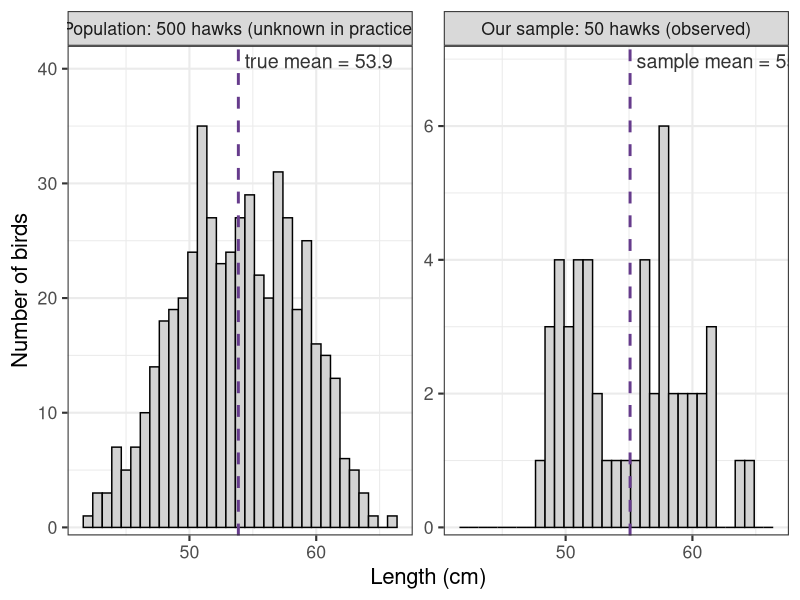
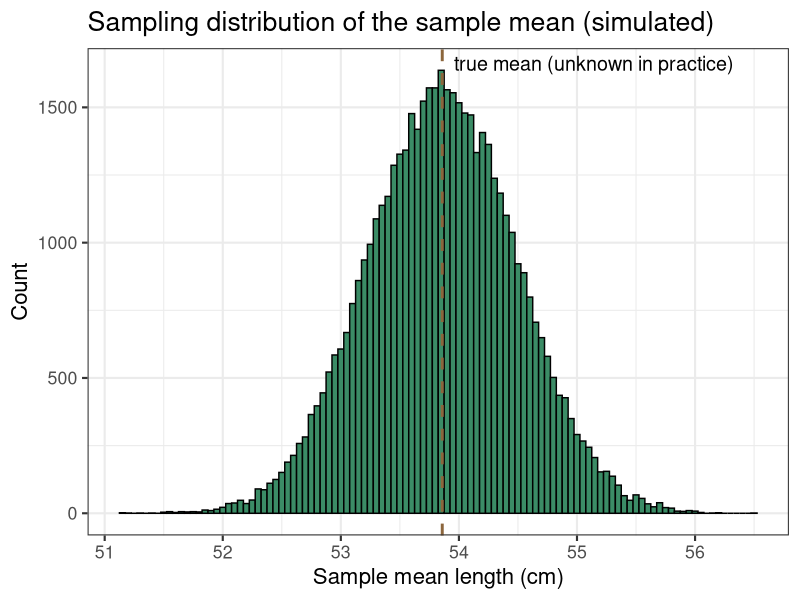
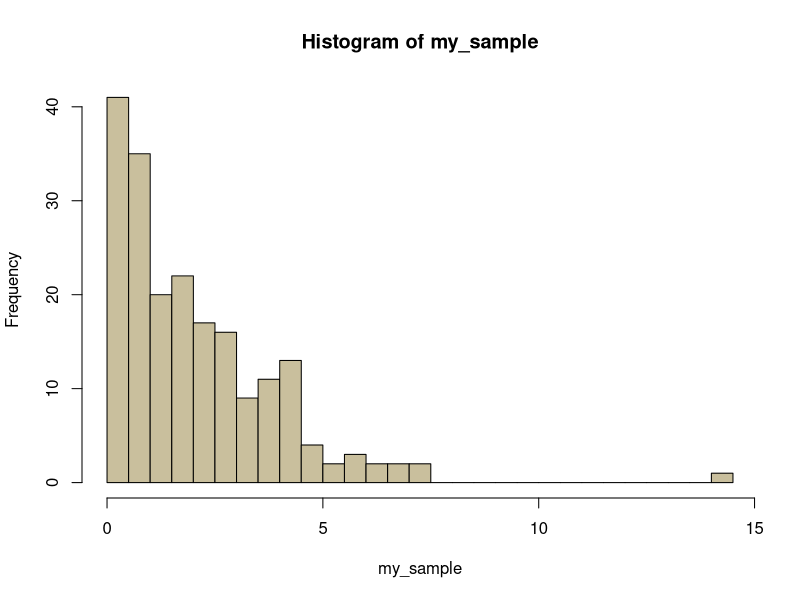
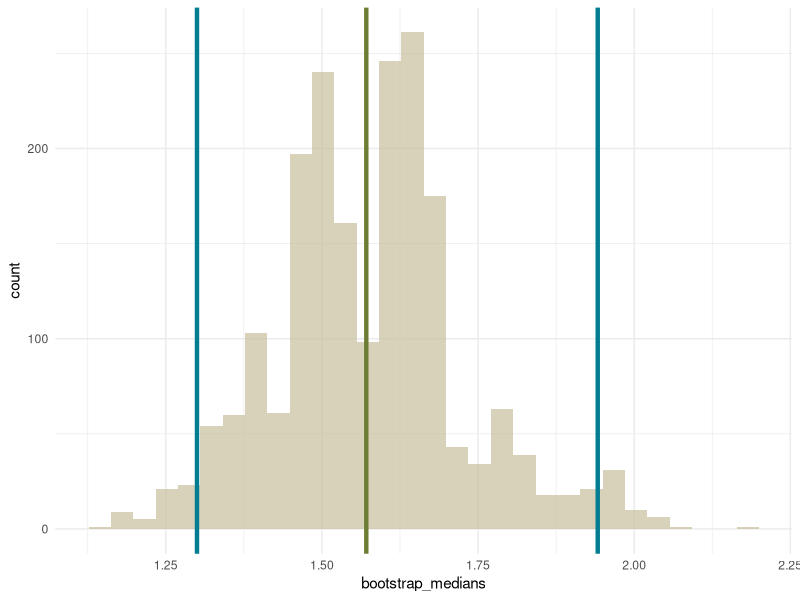
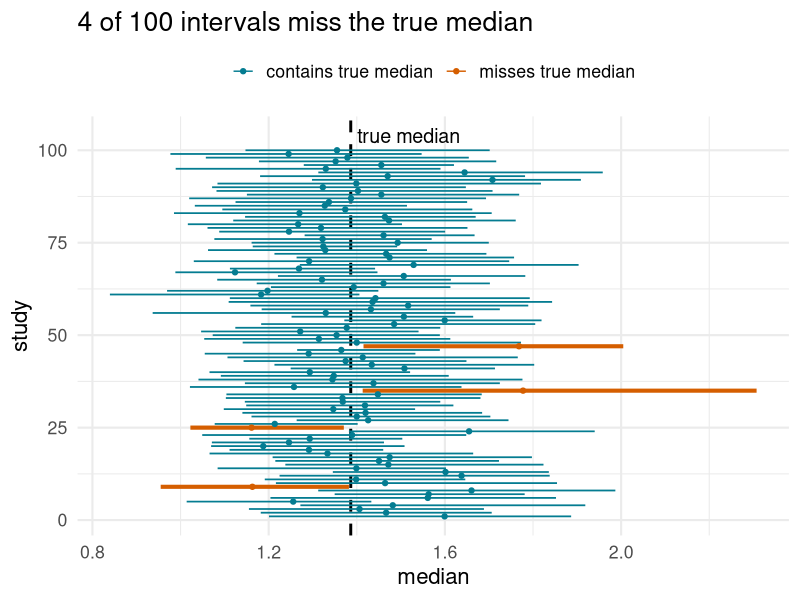
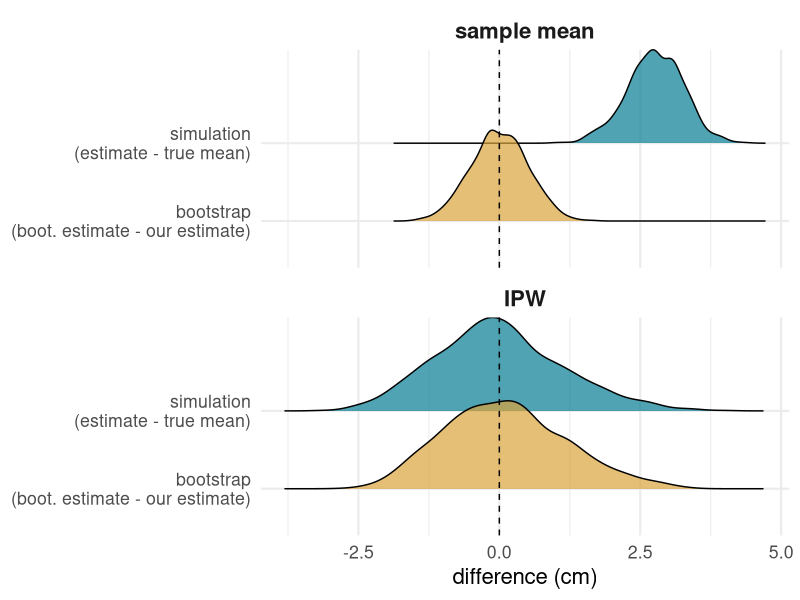
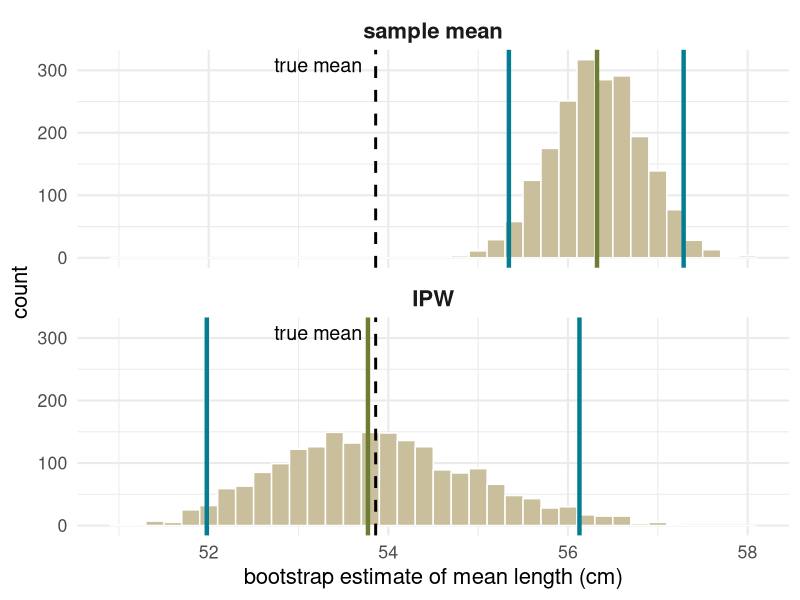

Source code (R) for these figures, in order:
## ---- chunk 1
rm(list = ls())
library(ggridges)
library(ggplot2)
library(tidyverse)
library(readr)
library(dplyr)
## ---- chunk 2
# same population and SRS sample as the sampling lecture (same code, same seeds)
set.seed(8888)

n_female <- 250
n_male <- 250

female_hawks <- tibble(
  length = rnorm(n = n_female, mean = 57.5, sd = 3),
  sex = "female"
)

male_hawks <- tibble(
  length = rnorm(n = n_male, mean = 50.5, sd = 3),
  sex = "male"
)

hawk_pop <- bind_rows(female_hawks, male_hawks) |>
  mutate(bird_id = str_c("H", sprintf("%03d", row_number()))) |>
  select(bird_id, sex, length)

num_hawks <- nrow(hawk_pop)
population_mean <- mean(hawk_pop$length)

set.seed(123)
sample_indices <- sample(1:num_hawks, 50)
hawk_sample <- hawk_pop |> slice_sample(n = 50, replace = FALSE)
hawk_sample_mean <- mean(hawk_sample$length)
## ---- chunk 3
#| fig-width: 12
#| fig-height: 4.5
panel_levels <- c("Population: 500 hawks (unknown in practice)",
                  "Our sample: 50 hawks (observed)")

recap_df <- bind_rows(
  hawk_pop |> mutate(panel = panel_levels[1]),
  hawk_sample |> mutate(panel = panel_levels[2])
) |>
  mutate(panel = factor(panel, levels = panel_levels))

recap_means <- tibble(
  panel = factor(panel_levels, levels = panel_levels),
  value = c(population_mean, hawk_sample_mean),
  label = c(paste("true mean =", round(population_mean, 1)),
            paste("sample mean =", round(hawk_sample_mean, 1)))
)

ggplot(recap_df, aes(x = length)) +
  geom_histogram(binwidth = 0.75, fill = "lightgray", color = "black") +
  geom_vline(data = recap_means, aes(xintercept = value),
             color = "#663B8C", linetype = "dashed", linewidth = 1) +
  geom_text(data = recap_means,
            aes(x = value + 0.5, y = Inf, label = label),
            vjust = 1.5, hjust = 0, size = 5, color = "gray20") +
  facet_wrap(~ panel, scales = "free_y") +
  scale_y_continuous(expand = expansion(mult = c(0.02, 0.2))) +
  labs(x = "Length (cm)", y = "Number of birds") +
  theme_bw(base_size = 16)
## ---- chunk 4
set.seed(123)
sample_size <- 50
num_reps <- 5e4
sample_means <- numeric(num_reps)

for (i in 1:num_reps) {
  sample_indices <- sample(1:nrow(hawk_pop), sample_size, replace = FALSE)
  sample_means[i] <- mean(hawk_pop[sample_indices, ]$length)
}
## ---- chunk 5
#| fig-width: 10
#| fig-height: 4.5
ggplot(tibble(sample_mean = sample_means), aes(x = sample_mean)) +
  geom_histogram(binwidth = 0.05, fill = "#3B8C66", color = "black") +
  geom_vline(xintercept = population_mean,
             color = "#8C663c", linetype = "dashed", linewidth = 1) +
  annotate("text", x = population_mean + 0.1, y = Inf,
           vjust = 1.5, hjust = 0, size = 5,
           label = "true mean (unknown in practice)") +
  labs(title = "Sampling distribution of the sample mean (simulated)",
       x = "Sample mean length (cm)", y = "Count") +
  theme_bw(base_size = 16)
## ---- chunk 6
sd(hawk_pop$length) # spread of individual hawk lengths
sd(sample_means)    # spread of the sampling distribution of the sample mean
## ---- chunk 7
set.seed(1)
sample_size <- 50
true_var <- true_mean <- 3
my_sample <- rpois(sample_size, lambda = true_mean) # sample 50 data points from the population
my_sample |> head()
sample_mean <- my_sample |> mean()
sample_mean
## ---- chunk 8
boot_sample <- sample(my_sample, 
                      size = sample_size, 
                      replace = TRUE) #create one bootstrap sample from the data
one_boot_mean <- boot_sample |> mean()
one_boot_mean
## ---- chunk 9
n_bootstrap <- 2e3
bootstrap_means <- numeric(n_bootstrap)

for (rep_id in 1:n_bootstrap) {
  boot_sample <- sample(my_sample, 
                        size = length(my_sample), 
                        replace = TRUE)
  bootstrap_means[rep_id] <- mean(boot_sample)
}

bootstrap_means |> head()
## ---- chunk 10
bootstrap_means |> head()
boot_var <- var(bootstrap_means)
boot_var
## ---- chunk 11
sample_mean
boot_se <- sqrt(boot_var)
boot_se
# boot_se <- sd(bootstrap_means)
# boot_se
## ---- chunk 12
sample_mean
formula_var <- sample_size^(-1) * var(my_sample) #the original data
formula_var
formula_se <- sqrt(formula_var)
formula_se
## ---- chunk 13
boot_var
boot_se
## ---- chunk 14
oracle_var <- sample_size^(-1) * true_var #THIS IS NOT A STATISTIC
oracle_var

oracle_se <- sqrt(oracle_var) 
oracle_se
## ---- chunk 15
formula_se/oracle_se
boot_se/oracle_se
## ---- chunk 16
set.seed(4)
sample_size <- 500
true_var <- true_mean <- 3
my_sample <- rpois(sample_size, lambda = true_mean) # sample 500 data points from the population
sample_mean <- my_sample |> mean()
sample_mean
## ---- chunk 17
n_bootstrap <- 2e3
bootstrap_means <- numeric(n_bootstrap)

for (rep_id in 1:n_bootstrap) {
  boot_sample <- sample(my_sample, 
                        size = length(my_sample), 
                        replace = TRUE)
  bootstrap_means[rep_id] <- mean(boot_sample)
}

boot_se <- sd(bootstrap_means)
boot_se
## ---- chunk 18
oracle_var <- sample_size^(-1) * true_var 
oracle_var
oracle_se <- sqrt(oracle_var)
boot_se / oracle_se
## ---- chunk 19
set.seed(8)
sample_size <- 200
chisq_df <- 2
my_sample <- rchisq(sample_size,
                    df = chisq_df) 
sample_median <- my_sample |> median()
sample_median

hist(my_sample, col = "#C9BF9D", breaks = 30)

true_median <- qchisq(1/2, df = chisq_df)
true_median #\mu
## ---- chunk 20
n_bootstrap <- 2e3
bootstrap_medians <- numeric(n_bootstrap)

for (rep_id in 1:n_bootstrap) {
  boot_sample <- sample(my_sample, 
                        size = length(my_sample), 
                        replace = TRUE)
  bootstrap_medians[rep_id] <- median(boot_sample) #median() instead of mean()
}

boot_se <- sd(bootstrap_medians)
boot_se # \hat{SD(\hat \mu)}
sample_median # \hat \mu
## ---- chunk 21
n_simulation <- 5e3
simulation_medians <- numeric(n_simulation)

for (rep_id in 1:n_simulation) {
  simu_sample <- rchisq(sample_size,
                        df = chisq_df) 
  
  simulation_medians[rep_id] <- median(simu_sample)
}

theoretical_se <- sd(simulation_medians)
theoretical_se
## ---- chunk 22
type_1_error <- 0.05
lower_bound <- quantile(bootstrap_medians, 
                        probs = type_1_error/2)
higher_bound <- quantile(bootstrap_medians, 
                         probs = 1 - type_1_error/2)
## ---- chunk 23
ggplot(tibble(bootstrap_medians = bootstrap_medians)) +
  geom_histogram(aes(x = bootstrap_medians), 
                 alpha = 0.7, fill = "#C9BF9D") +
  theme_minimal() +
  theme(legend.position = "none") +
  geom_vline(aes(xintercept = lower_bound),
             color = "#047C91", linewidth = 1.5)+
  geom_vline(aes(xintercept = higher_bound),
             color = "#047C91", linewidth = 1.5)+
  geom_vline(aes(xintercept = sample_median),
             color = "#6D7D33", linewidth = 1.5)
## ---- chunk 24
print(paste0("[",
             formatC(lower_bound, format = "f", digits = 3), ", ",
             formatC(higher_bound, format = "f", digits = 3), "]"))
true_median
## ---- chunk 25
set.seed(2026)
n_studies <- 500
n_boot_ci <- 1e3
ci_lower <- numeric(n_studies)
ci_upper <- numeric(n_studies)
study_median <- numeric(n_studies)

for (study_id in 1:n_studies) {
  new_sample <- rchisq(sample_size, df = chisq_df) # a brand new study
  # replicate() repeats the bootstrap step n_boot_ci times
  boot_medians <- replicate(n_boot_ci,
                            median(sample(new_sample, replace = TRUE)))
  study_median[study_id] <- median(new_sample)
  ci_lower[study_id] <- quantile(boot_medians, probs = 0.025)
  ci_upper[study_id] <- quantile(boot_medians, probs = 0.975)
}
## ---- chunk 26
covers <- ci_lower <= true_median & true_median <= ci_upper
mean(covers)
## ---- chunk 27
#| fig-width: 10
#| fig-height: 7
coverage_df <- tibble(
  study_id = 1:100,
  lower = ci_lower[1:100],
  upper = ci_upper[1:100],
  estimate = study_median[1:100],
  result = if_else(covers[1:100], "contains true median", "misses true median")
)
n_miss <- sum(!covers[1:100])

ggplot(coverage_df, aes(y = study_id)) +
  geom_vline(xintercept = true_median, linetype = "dashed", linewidth = 1) +
  geom_segment(aes(x = lower, xend = upper, yend = study_id,
                   color = result, linewidth = result)) +
  geom_point(aes(x = estimate, color = result), size = 1.5) +
  annotate("text", x = true_median + 0.015, y = 104, hjust = 0,
           label = "true median", size = 5) +
  scale_color_manual(values = c("contains true median" = "#047C91",
                                "misses true median" = "#D55E00")) +
  scale_linewidth_manual(values = c("contains true median" = 0.6,
                                    "misses true median" = 1.4),
                         guide = "none") +
  labs(title = paste(n_miss, "of 100 intervals miss the true median"),
       x = "median", y = "study", color = NULL) +
  theme_minimal(base_size = 16) +
  theme(legend.position = "top")
## ---- chunk 28
mean(my_sample >= lower_bound & my_sample <= higher_bound) # fraction of our data inside the CI
## ---- chunk 29
conf_levels <- c(0.50, 0.80, 0.90, 0.95, 0.99)

tibble(confidence = conf_levels,
       lower = quantile(bootstrap_medians, probs = (1 - conf_levels) / 2),
       upper = quantile(bootstrap_medians, probs = 1 - (1 - conf_levels) / 2)) |>
  mutate(width = upper - lower,
         contains_truth = lower <= true_median & true_median <= upper)
## ---- chunk 30
set.seed(2)
sample_size <- 2e3
sample_index <- 1:sample_size

boot_num <- 1e4
absent_1 <- numeric(boot_num)

for (repeat_index in 1:boot_num) {
  boot_idx <- sample(sample_index, 
                     sample_size,
                     replace = TRUE)
  absent_1[repeat_index] <- !(1 %in% boot_idx)
}

p_hat <- mean(absent_1) #probability of data 1 not in the bootstrap sample
e_hat <- 1 / p_hat

tibble(
  true_e = exp(1),
  estimated_e = e_hat,
  error = abs(true_e - estimated_e)
) |> glimpse()

## ---- chunk 31
hawk_pop_wt <- hawk_pop |>
  mutate(samp_weight = if_else(sex == "female", 9, 1))

set.seed(8888)
biased_n <- 50
samp <- hawk_pop_wt |> slice_sample(n = biased_n, weight_by = samp_weight)
samp |> count(sex)
## ---- chunk 32
ipw_mean <- function(lengths, samp_weights) {
  w <- 1 / samp_weights
  sum(w * lengths) / sum(w)
}

naive_est <- mean(samp$length)
ipw_est <- ipw_mean(samp$length, samp$samp_weight)
c(sample_mean = naive_est, ipw = ipw_est)
## ---- chunk 33
set.seed(100)
boot_hawks <- samp |> slice_sample(n = nrow(samp), replace = TRUE)
boot_hawks |> count(sex)
ipw_mean(boot_hawks$length, boot_hawks$samp_weight)
## ---- chunk 34
n_bootstrap <- 2e3
boot_naive <- numeric(n_bootstrap)
boot_ipw <- numeric(n_bootstrap)

for (rep_id in 1:n_bootstrap) {
  boot_hawks <- samp |> slice_sample(n = nrow(samp), replace = TRUE)
  boot_naive[rep_id] <- mean(boot_hawks$length)
  boot_ipw[rep_id] <- ipw_mean(boot_hawks$length, boot_hawks$samp_weight)
}

sd(boot_naive) # bootstrap SE of the sample mean
sd(boot_ipw)   # bootstrap SE of the IPW estimate
## ---- chunk 35
set.seed(40221)
n_simulation <- 1e3
simulation_naive <- numeric(n_simulation)
simulation_ipw <- numeric(n_simulation)

for (rep_id in 1:n_simulation) {
  simu_hawks <- hawk_pop_wt |>
    slice_sample(n = biased_n, weight_by = samp_weight)
  simulation_naive[rep_id] <- mean(simu_hawks$length)
  simulation_ipw[rep_id] <- ipw_mean(simu_hawks$length, simu_hawks$samp_weight)
}
## ---- chunk 36
tibble(estimator = c("sample mean", "IPW"),
       simulated_se = c(sd(simulation_naive), sd(simulation_ipw)), # needs the population
       bootstrap_se = c(sd(boot_naive), sd(boot_ipw)))             # needs only our sample
## ---- chunk 37
#| fig-width: 10
#| fig-height: 6
type_labels <- c("simulation\n(estimate - true mean)",
                 "bootstrap\n(boot. estimate - our estimate)")

df_centered <- tibble(
  value = c(simulation_naive - population_mean, boot_naive - naive_est,
            simulation_ipw - population_mean, boot_ipw - ipw_est),
  estimator = rep(c("sample mean", "IPW"),
                  times = c(n_simulation + n_bootstrap, n_simulation + n_bootstrap)),
  type = rep(rep(type_labels, 2),
             times = c(n_simulation, n_bootstrap, n_simulation, n_bootstrap))
) |>
  mutate(estimator = factor(estimator, levels = c("sample mean", "IPW")))

ggplot(df_centered, aes(x = value, y = type, fill = type)) +
  geom_density_ridges(alpha = 0.7, scale = 1.2) +
  geom_vline(xintercept = 0, linetype = "dashed") +
  facet_wrap(~ estimator, ncol = 1) +
  scale_fill_manual(values = c("#D9A43B", "#047C91")) +
  labs(x = "difference (cm)", y = NULL) +
  theme_minimal(base_size = 16) +
  theme(legend.position = "none",
        strip.text = element_text(size = 16, face = "bold"))
## ---- chunk 38
ci_naive <- quantile(boot_naive, probs = c(0.025, 0.975))
ci_ipw <- quantile(boot_ipw, probs = c(0.025, 0.975))
ci_naive
ci_ipw
population_mean # known only because we simulated the population
## ---- chunk 39
#| fig-width: 10
#| fig-height: 6
estimator_levels <- c("sample mean", "IPW")

boot_df <- tibble(
  estimate = c(boot_naive, boot_ipw),
  estimator = factor(rep(estimator_levels, each = n_bootstrap),
                     levels = estimator_levels)
)

ci_df <- tibble(
  estimator = factor(estimator_levels, levels = estimator_levels),
  lower = c(ci_naive[1], ci_ipw[1]),
  upper = c(ci_naive[2], ci_ipw[2]),
  estimate = c(naive_est, ipw_est)
)

ggplot(boot_df) +
  geom_histogram(aes(x = estimate), binwidth = 0.2,
                 fill = "#C9BF9D", color = "white") +
  geom_vline(data = ci_df, aes(xintercept = lower),
             color = "#047C91", linewidth = 1.5) +
  geom_vline(data = ci_df, aes(xintercept = upper),
             color = "#047C91", linewidth = 1.5) +
  geom_vline(data = ci_df, aes(xintercept = estimate),
             color = "#6D7D33", linewidth = 1.5) +
  geom_vline(xintercept = population_mean,
             linetype = "dashed", linewidth = 1) +
  annotate("text", x = population_mean - 0.15, y = Inf,
           vjust = 1.5, hjust = 1, label = "true mean", size = 5) +
  facet_wrap(~ estimator, ncol = 1) +
  labs(x = "bootstrap estimate of mean length (cm)", y = "count") +
  theme_minimal(base_size = 16) +
  theme(strip.text = element_text(size = 16, face = "bold"))
## ---- chunk 40
set.seed(100)
boot_ipw_wrong <- numeric(n_bootstrap)

for (rep_id in 1:n_bootstrap) {
  boot_lengths <- sample(samp$length, replace = TRUE)
  boot_ipw_wrong[rep_id] <- ipw_mean(boot_lengths, samp$samp_weight) # weights stay put!
}
## ---- chunk 41
c(center = mean(boot_ipw_wrong), se = sd(boot_ipw_wrong))
c(ipw_est = ipw_est, naive_est = naive_est, correct_boot_se = sd(boot_ipw))
